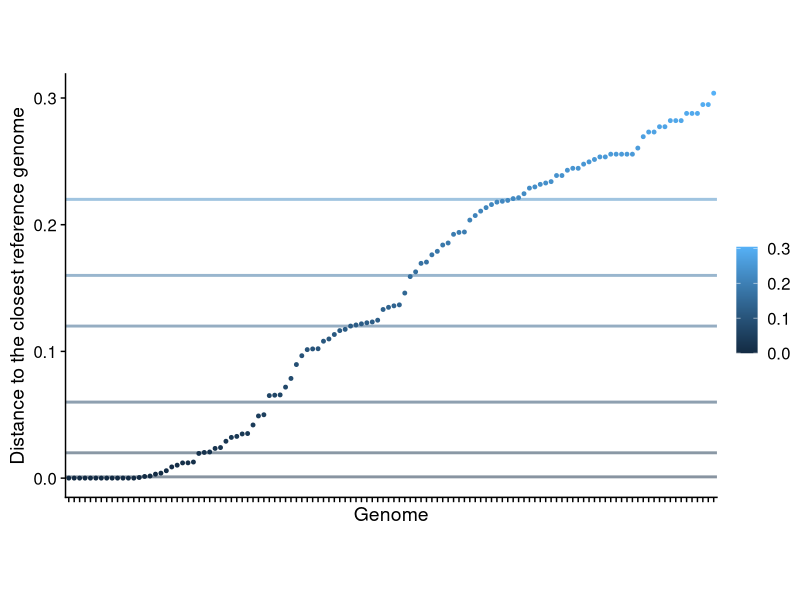

The R script that drew this image: (Note: this script raises an error after producing the figure.)
require(ggplot2)
require(readr)
require(cowplot)
require(dplyr)
require(ggthemes)

theme_set(theme_cowplot(font_size = 8))

d2c <- read_tsv("../misc/dist-bacteria-to-closest.txt", col_names = FALSE)
d2c <- d2c %>%
  rowwise() %>%
  mutate(name = substr(X1, start = 1, stop = 10))
d2c <- d2c %>%
  arrange(X3) %>%
  mutate(name = factor(name, levels = name))

bb <- data.frame(X3 = c(0.001, 0.02, 0.06, 0.12, 0.16, 0.22))

ggplot(d2c, aes(x = name, y = X3, color = X3)) +
  geom_point(size = 1) +
  geom_hline(aes(yintercept = X3, color = X3), bb, linewidth = 1, alpha = 0.5) +
  theme_cowplot() +
  labs(y = "Distance to the closest reference genome", x = "Genome", color = "") +
  # theme(axis.text.x = element_text(angle = 90, size = 4), aspect.ratio = 0.65)
  theme(axis.text.x = element_blank(), aspect.ratio=0.65)
ggsave2("../figures/novelty_bins-wolabels.pdf")
